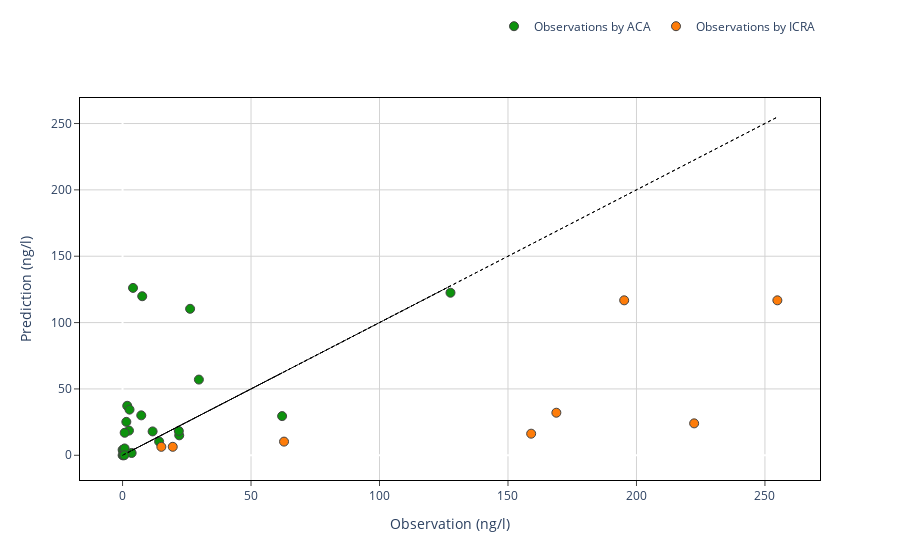

The notebook cell saved with this chart:
### Code cell
swatpy.scatter_plot(title= None, path=f'C:\\Users\\joans\\OneDrive\\Escriptori\\icra\\traca_contaminacio\\traca_contaminacio\\images\\{contaminant}_{conca}_scatter.pdf')
#swatpy.scatter_plot()

### Figure 1 — Plotly figure (JSON) as saved in the notebook; plotly's stock layout.template omitted (floating-point values rounded to 4 significant figures)
{"data": [{"customdata": [[215], [317], [124], [92], [281], [192], [297], [330], [330], [297], [92], [176], [317], [76], [76], [305], [305], [7], [222], [124], [192], [281], [222], [176]], "hovertemplate": "origen=Observations by ACA<br>observacio (ng/l)=%{x}<br>prediccio (ng/l)=%{y}<br>gis_id=%{customdata[0]}<extra></extra>", "legendgroup": "Observations by ACA", "marker": {"color": "#0d920d", "line": {"width": 1}, "size": 9, "symbol": "circle"}, "mode": "markers", "name": "Observations by ACA", "orientation": "v", "showlegend": true, "type": "scatter", "x": [0.23, 0.03, 11.7, 4.08, 62.1, 1.82, 0.6, 0.03, 0.42, 3.54, 127.6, 29.71, 0.8, 2.5, 7.28, 22.06, 1.47, 0.68, 0.83, 2.72, 21.9, 26.29, 14.23, 7.66], "xaxis": "x", "y": [3.334, 4.113, 17.99, 126.1, 29.53, 37.3, 4.406, 0.007629, 0.009914, 1.745, 122.5, 57.04, 5.156, 18.61, 30.09, 15.04, 25.18, 0.08633, 16.96, 34.4, 18.3, 110.4, 10.35, 119.9], "yaxis": "y"}, {"customdata": [[181], [181], [352], [33], [311], [281], [126], [125]], "hovertemplate": "origen=Observations by ICRA<br>observacio (ng/l)=%{x}<br>prediccio (ng/l)=%{y}<br>gis_id=%{customdata[0]}<extra></extra>", "legendgroup": "Observations by ICRA", "marker": {"color": "#fe7c09", "line": {"width": 1}, "size": 9, "symbol": "circle"}, "mode": "markers", "name": "Observations by ICRA", "orientation": "v", "showlegend": true, "type": "scatter", "x": [195.2, 254.8, 15.09, 19.54, 159.0, 222.4, 168.8, 62.84], "xaxis": "x", "y": [116.8, 116.8, 6.37, 6.395, 16.27, 24.05, 32.07, 10.3], "yaxis": "y"}, {"line": {"color": "black", "dash": "dot", "width": 1}, "marker": {"opacity": 0}, "showlegend": false, "type": "scatter", "x": [0.23, 0.03, 11.7, 4.08, 62.1, 1.82, 0.6, 0.03, 0.42, 3.54, 127.6, 29.71, 0.8, 2.5, 7.28, 22.06, 1.47, 0.68, 0.83, 2.72, 21.9, 26.29, 14.23, 7.66, 195.2, 254.8, 15.09, 19.54, 159.0, 222.4, 168.8, 62.84], "y": [0.23, 0.03, 11.7, 4.08, 62.1, 1.82, 0.6, 0.03, 0.42, 3.54, 127.6, 29.71, 0.8, 2.5, 7.28, 22.06, 1.47, 0.68, 0.83, 2.72, 21.9, 26.29, 14.23, 7.66, 195.2, 254.8, 15.09, 19.54, 159.0, 222.4, 168.8, 62.84]}], "layout": {"legend": {"orientation": "h", "title": {"text": ""}, "tracegroupgap": 0, "x": 1, "xanchor": "right", "y": 1.15, "yanchor": "bottom"}, "margin": {"t": 60}, "plot_bgcolor": "white", "showlegend": true, "title": {}, "xaxis": {"anchor": "y", "domain": [0, 1], "gridcolor": "lightgrey", "linecolor": "black", "mirror": true, "showline": true, "ticks": "outside", "title": {"text": "Observation (ng/l)"}}, "yaxis": {"anchor": "x", "domain": [0, 1], "gridcolor": "lightgrey", "linecolor": "black", "mirror": true, "showline": true, "ticks": "outside", "title": {"text": "Prediction (ng/l)"}}}}
